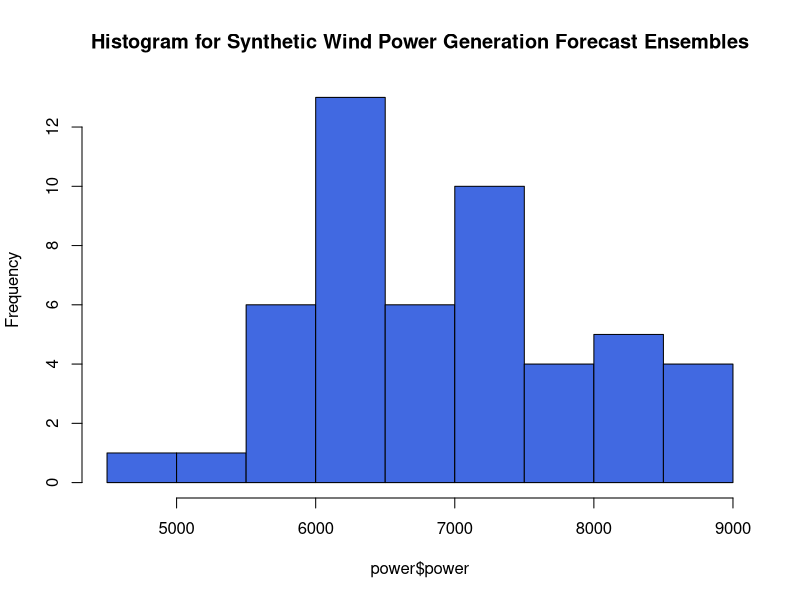
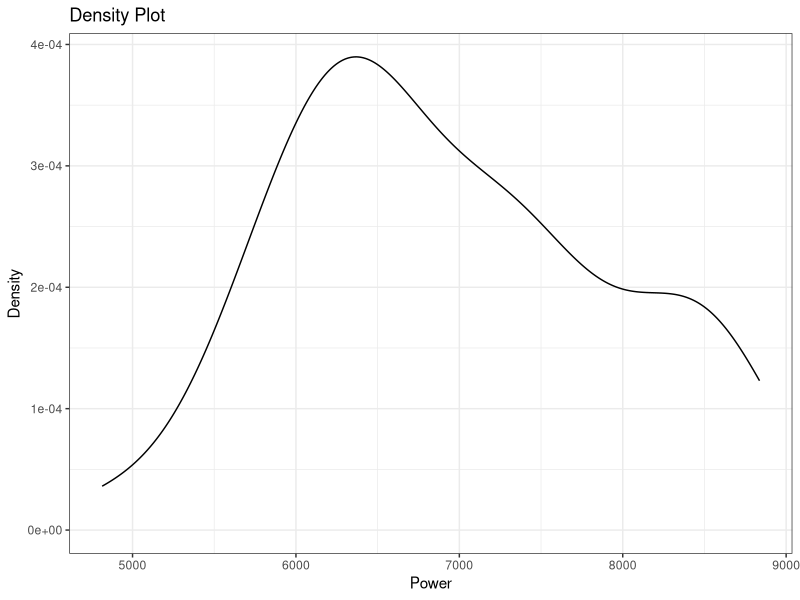
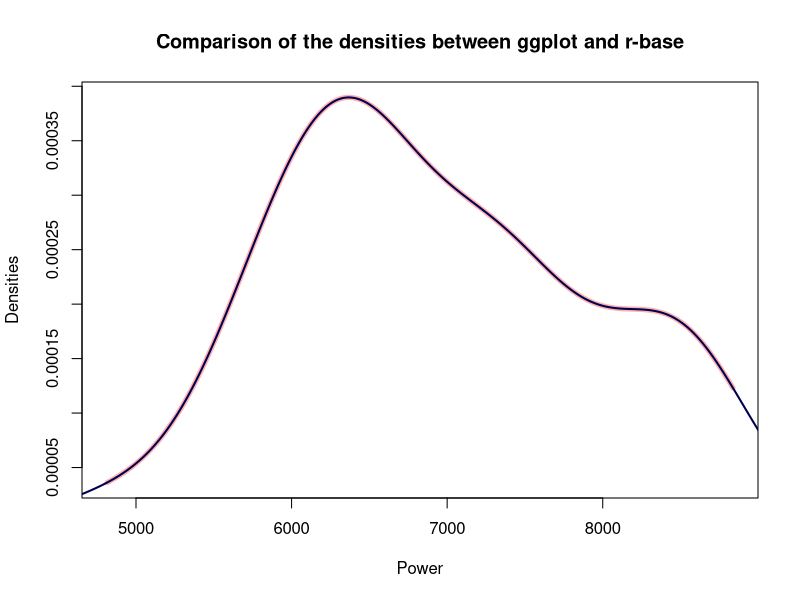
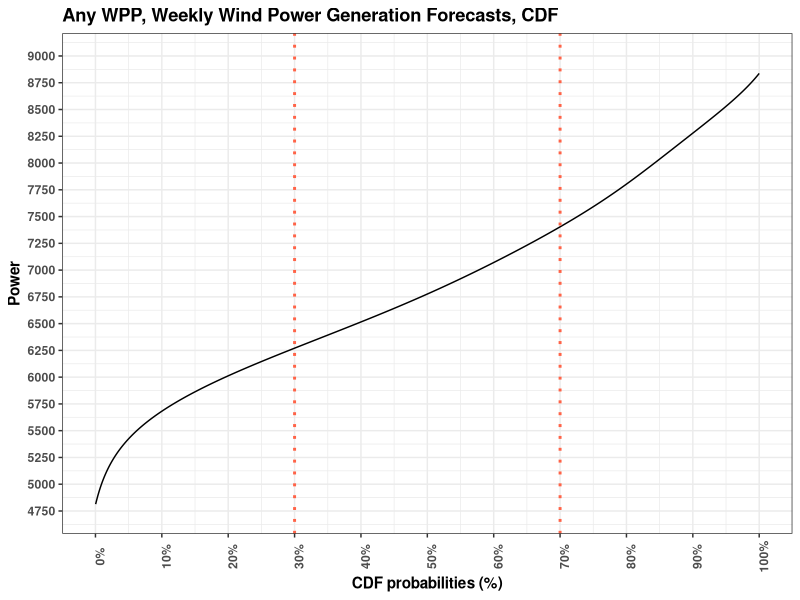
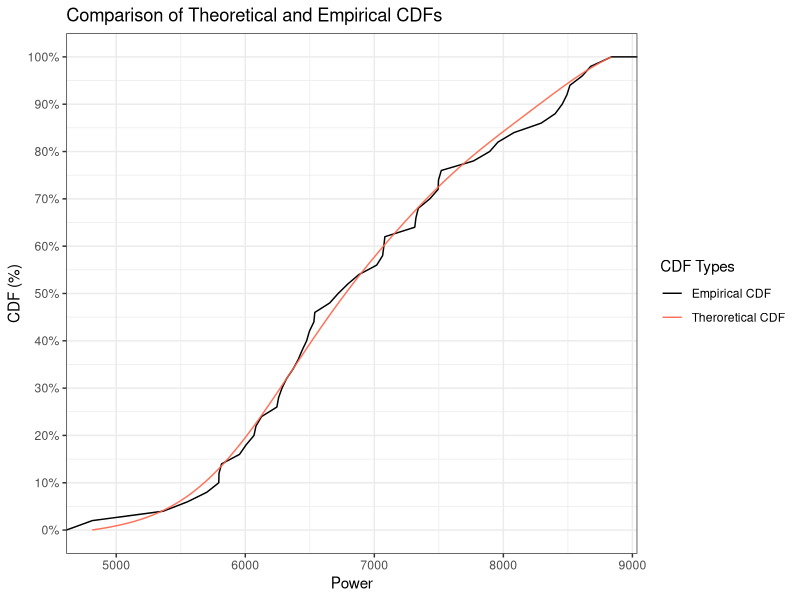

The R script that drew these images, in order:
## ---- chunk 1
knitr::opts_chunk$set(echo = TRUE)
## ---- chunk 2
# Create a sample power forecast data with 50 ensembles for weekly total power generation of a wind power plant with 100 MWs of installed power and 40% capacity factor 
power = data.frame(power = rnorm(50,mean = 7*24*100*0.4, sd = 1000))
hist(power$power, breaks=12, main = "Histogram for Synthetic Wind Power Generation Forecast Ensembles",col="royalblue")  
## ---- chunk 3
dens = density(power$power)
str(dens)

filled = c()

# Regular Grids?
{for (i in 1:(length(dens$x)-1)) {
  
  filled[i] = diff(dens$x[i:(i+1)])
  
  }

a = c()
for (i in 1:(length(filled)-1)) {
  a[i] = diff(filled[i:(i+1)]) <= 0.000001
}
}
print(all(a))
rm(filled, a)

## ---- chunk 4
library(ggplot2)

# Density plot of the ggplot
(m = ggplot(power, aes(x = power)) + 
    geom_density() +
    theme_bw() +
    labs(x = "Power", y = "Density", title = "Density Plot"))

# Take the data of the plot.
p = ggplot_build(m)

## ---- chunk 5
# First, ggplot's densities with red thick line then r's base densities with black thinner line.
plot(p$data[[1]]$x,p$data[[1]]$y, type = "l", col="#FF000050",lwd = 5,
     main = "Comparison of the densities between ggplot and r-base", 
     xlab = "Power",
     ylab = "Densities")
lines(dens$x, dens$y,col="#000050",lwd =2 )

## ---- chunk 6
# Is the area under the curve is equal to 1?
sum(dens$y)*diff(dens$x[1:2])

## ---- chunk 7
# Extract the data from the output of the ggplot_build()
prob_frcst = p$data[[1]]

# A function to create probabilities for each bin of the density plot.
scaling = function(x) {
  
  (x)/(sum(x))
  
}

prob_frcst$cdf = cumsum(scaling(prob_frcst$density))

## ---- chunk 8
# A function that makes a number rounded towards up or down by a user specified number.
round_it = function(x, roundto, tow = "up") {
  if(tow == "up") {  #Yukar? Yuvarla
    x + (roundto - x %% roundto)
  } else {
    if(tow == "down") {  #Asagi Yuvarla
      x - (x %% roundto)
    }
  }
}

# ggplot function for making easy to visualize the CDFs
plot_cdf =  function(data, prob_1, prob_2, wpp_name) {
  
  minimum = round_it(min(data$x),250,"down")
  maximum = round_it(max(data$x),250,"up")
  
  ggplot(data, aes(x = x, y = cdf)) +
    geom_line() +
    scale_x_continuous(name = "Power", 
                       limits = c(minimum,maximum), 
                       breaks = seq(minimum,maximum,250)) +
    scale_y_continuous(name = "CDF probabilities (%)",
                       limits = c(0,1),
                       breaks = seq(0,1,0.1),
                       labels = scales::percent) +
    ggtitle(paste(wpp_name,"WPP, Weekly Wind Power Generation Forecasts, CDF")) +
    theme_bw()+
    theme(text = element_text(face = "bold"),
          axis.text.x = element_text(angle = 90)) +
    geom_hline(yintercept = prob_1, color = "tomato", linetype = "dotted", lwd = 1) +
    geom_hline(yintercept = prob_2, color = "tomato", linetype = "dotted", lwd = 1) +
    coord_flip()
  
}

plot_cdf(prob_frcst, prob_1 = 0.3, prob_2 = 0.7,wpp_name = "Any")

## ---- chunk 9
# A method for extracting the closest CDF to 30% and 70%.
(percent30_i = which.min(abs(prob_frcst$cdf-0.3)))
(percent70_i = which.min(abs(prob_frcst$cdf-0.7)))

percent_index_finder = function(data, prob) {
  
  which.min(abs(data-prob))
  
}

prob_extraction = data.frame(Probabilities = seq(0.1,0.9,0.1), Value = 0)

for (i in (1:nrow(prob_extraction))) {
  
  prob_extraction[i,2] = prob_frcst$x[percent_index_finder(prob_frcst$cdf,prob_extraction[i,1])]
  
}

prob_extraction

## ---- chunk 10
# Comparison plot for the eCDF and theoretical CDFs
ggplot(power, aes(power)) + 
  stat_ecdf(geom = "line", aes(color = "Empirical CDF")) +
  geom_line(data = prob_frcst, aes(x = x, y = cdf, color = "Theroretical CDF"), alpha = 0.9) +
  scale_x_continuous(name = "Power")+
  scale_y_continuous(name = "CDF (%)", labels = scales::percent, breaks = seq(0,1,0.1))+
  ggtitle("Comparison of Theoretical and Empirical CDFs") +
  scale_color_manual(name = "CDF Types", values = c("Empirical CDF" = "black","Theroretical CDF"="tomato")) +
  theme_bw()
  
